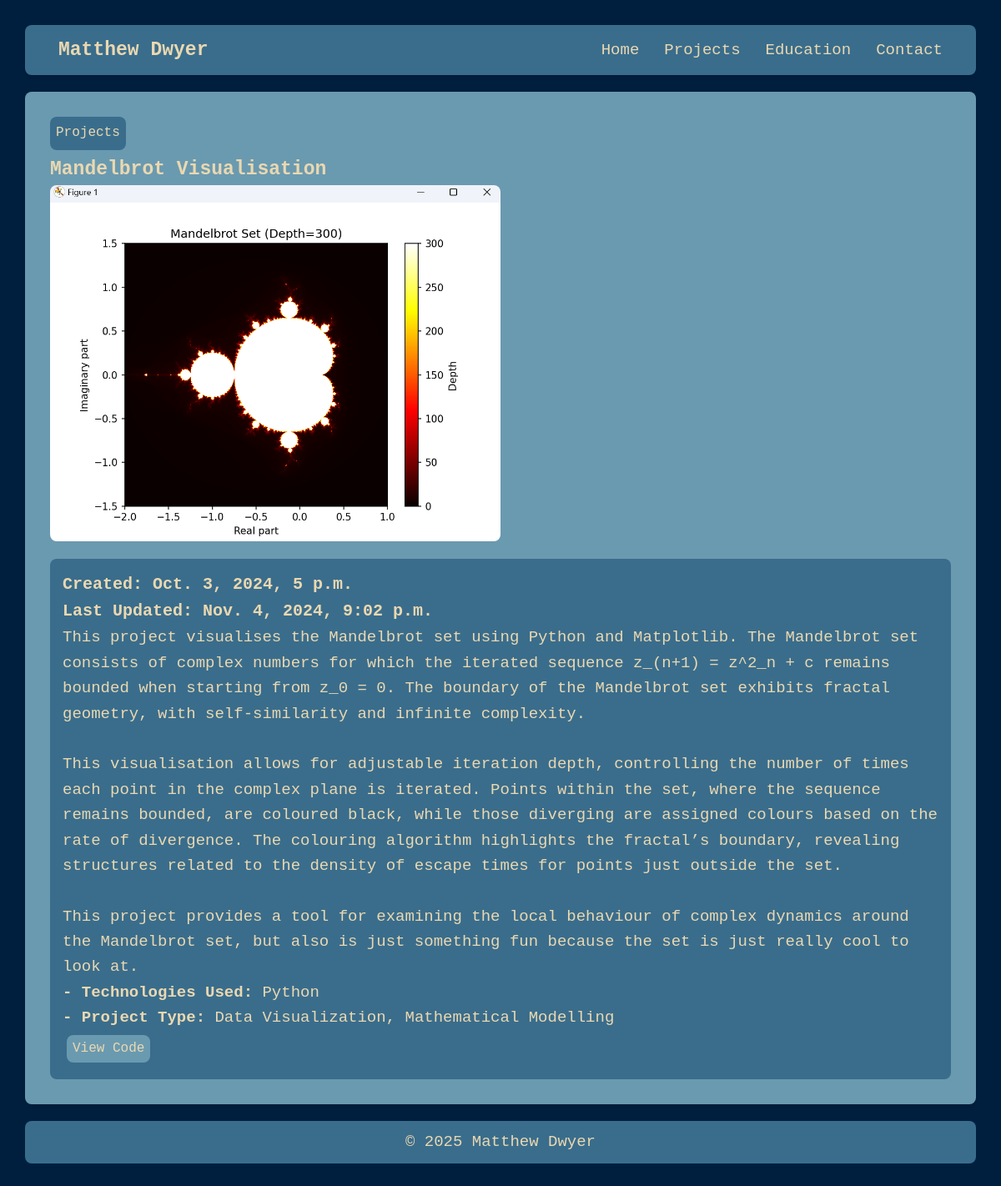
/projects/mandelbrot-visualisation/, run on the app's committed database.
### projects/models.py (models this page shows, shortened)
class Project(models.Model):
    title = models.CharField(max_length=200, verbose_name="Project Title")
    slug = models.SlugField(max_length=250, unique=True, blank=True, verbose_name="URL Slug")
    link = models.URLField(
        help_text="Enter a link to the project or repository.",
        blank=True,
        null=True
    )
    description = models.TextField(verbose_name="Project Description")
    created = models.DateTimeField(default=timezone.now, verbose_name="Date Created", editable=True)
    updated = models.DateTimeField(auto_now=True, verbose_name="Last Updated")
    image = models.ImageField(
        upload_to='images/',
        blank=True,
        null=True,
        help_text="Upload an image for the project.",
        verbose_name="Project Image"
    )
    file = models.FileField(
        upload_to='files/',
        blank=True,
        null=True,
        help_text="Upload a file related to the project.",
        verbose_name="Project File"
    )
    technologies = models.ManyToManyField(Technology, related_name="projects", verbose_name="Technologies Used")
    projecttype = models.ManyToManyField(ProjectType, related_name="projects", verbose_name="Project Types")
    def technology_list(self):
        return ", ".join(tech.name for tech in self.technologies.all())
    def type_list(self):
        return ", ".join(type.name for type in self.projecttype.all())
    class Meta:
        ordering = ["-created"]
        verbose_name = "Project"
        verbose_name_plural = "Projects"

class Technology(models.Model):
    name = models.CharField(max_length=100, unique=True, verbose_name="Technology Name")
    type = models.ForeignKey(
        TechnologyType,
        on_delete=models.CASCADE,
        related_name="technologies",
        verbose_name="Type"
    )

class ProjectType(models.Model):
    name = models.CharField(max_length=50, unique=True, verbose_name="Project Type")

### projects/views.py (the view)
# urls.py: path('<slug:slug>/', views.project_detail, name='detail'),
def project_detail(request, slug):
    project = get_object_or_404(Project, slug=slug)
    return render(request, 'projects/detail.html', {'project': project})

### projects/templates/projects/detail.html (shortened to what this page needs)
{% extends 'projects/base.html' %}
{% block content %}
<div class="project-detail">
    <a href="{% url 'projects:list' %}">Projects</a>
    <h2>{{ project.title }}</h2>
    {% if project.image %}
    <img src="{{ project.image.url }}" alt="{{ project.title }}">
    {% endif %}
</div>
<div class="project-description-main">
    <h3><strong>Created: {{ project.created }} </strong></h3>
    <h3><strong>Last Updated: {{ project.updated }}</strong></h3>
    <p>{{ project.description|linebreaksbr }}</p>
    <p><strong> - Technologies Used:</strong> {{ project.technology_list }}</p>
    <p><strong> - Project Type:</strong> {{ project.type_list }}</p>
    {% if project.link %}
        <a href="{{ project.link }}" target="_blank">View Code</a>
    {% endif %}
</div>
{% endblock %}

### projects/static/projects/project_styles.css (style rules this page uses)
:root { --primary-color: #3A6D8C; --secondary-color: #6A9AB0; --background-color: #001F3F; --font-color: #EAD8B1; --hover-color: #2980b9; --font-main: "Lucida Console", Monaco, monospace; --padding: 10px; --main-heading: 23px; --nav-link-size: 23px; --page-heading: 23px; --sub-heading: 20px; --paragraph: 19px; }
* { margin: 0; padding: 0; box-sizing: border-box; }
h2 { font-size: var(--page-heading); }
h3 { font-size: var(--sub-heading); }
p { font-size: var(--paragraph); }
body { font-family: var(--font-main); background-color: var(--background-color); color: var(--font-color); line-height: 1.6; padding: 30px; }
.project-detail img { width: 50% !important; height: auto; border-radius: 8px; margin-bottom: 12px; }
.project-detail a { display: inline-block; text-decoration: none; color: var(--font-color); padding: 7px 7px; border-radius: 8px; background-color: var(--primary-color); margin-bottom: 5px; }
.project-description-main { display: block; background-color: var(--primary-color) !important; padding: 15px; border-radius: 8px; margin: 0 auto; }
.project-description-main a { display: inline-block; text-decoration: none; color: var(--font-color); padding: 4px 7px; border-radius: 8px; background-color: var(--secondary-color); margin: 5px; }

### data on the page
Project: title "Mandelbrot Visualisation", image (picture), created "Oct. 3, 2024, 5 p.m.", updated "Nov. 4, 2024, 9:02 p.m.", description "This project visualises the Mandelbrot set using Python and Matplotlib. The Mandelbrot set consists of complex numbers for which the iterated sequence z_(n+1) = z^2_n + c remains bounded when starting from z_0 = 0. The boundary of the Mandelbrot set exhibits fractal geometry, with self-similarity and infinite complexity. This visualisation allows for adjustable iteration depth, controlling the number of times each point in the complex plane is iterated. Points within the set, where the sequence remains bounded, are coloured black, while those diverging are assigned colours based on the rate of divergence. The colouring algorithm highlights the fractal’s boundary, revealing structures…", technology_list "Python", type_list "Data Visualization, Mathematical Modelling"
